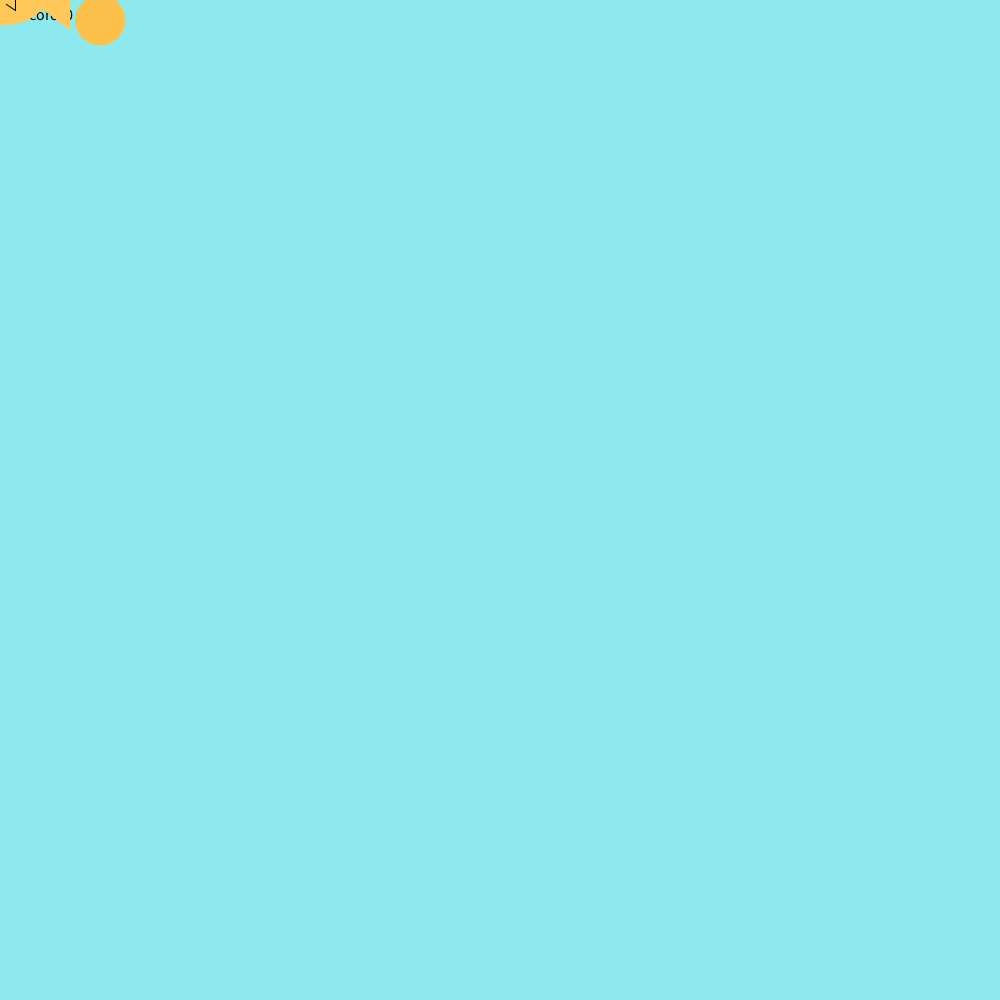
Frame 1 (no input)
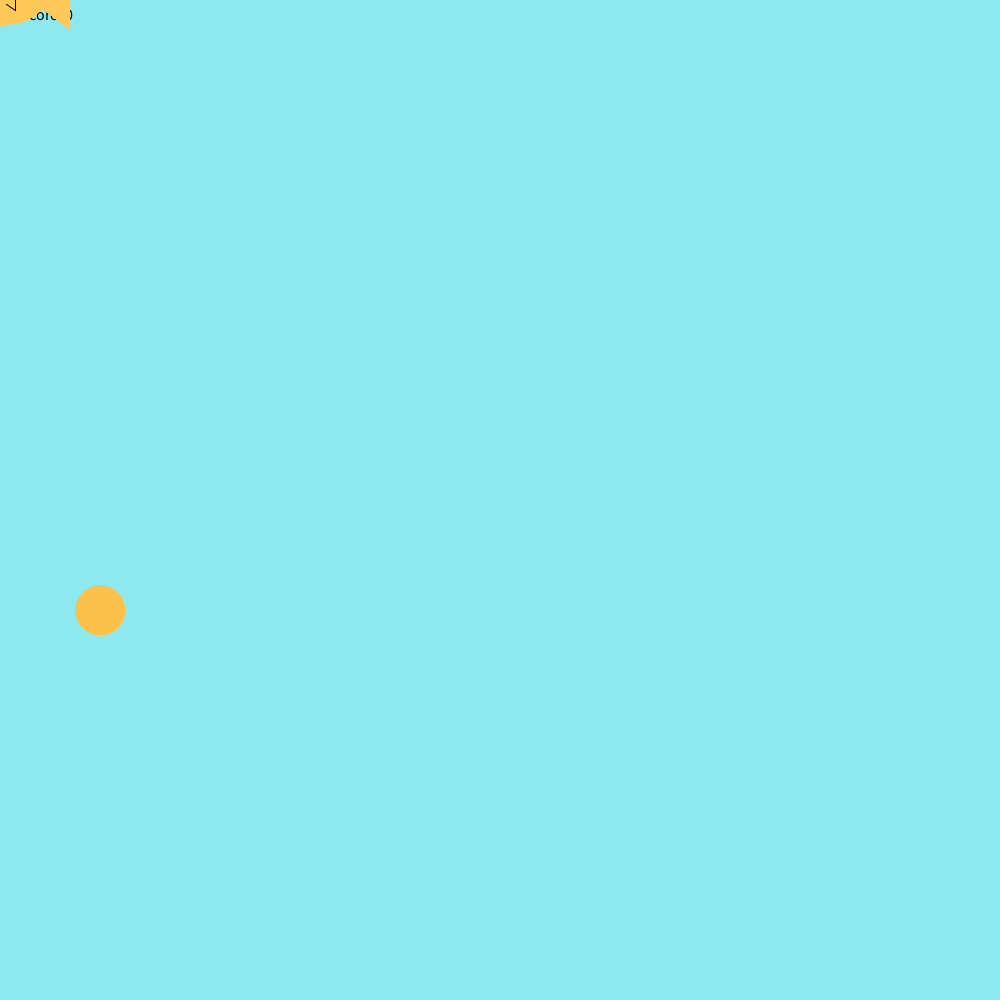
Frame 60 (the mouse pressed at the canvas centre just before this capture)
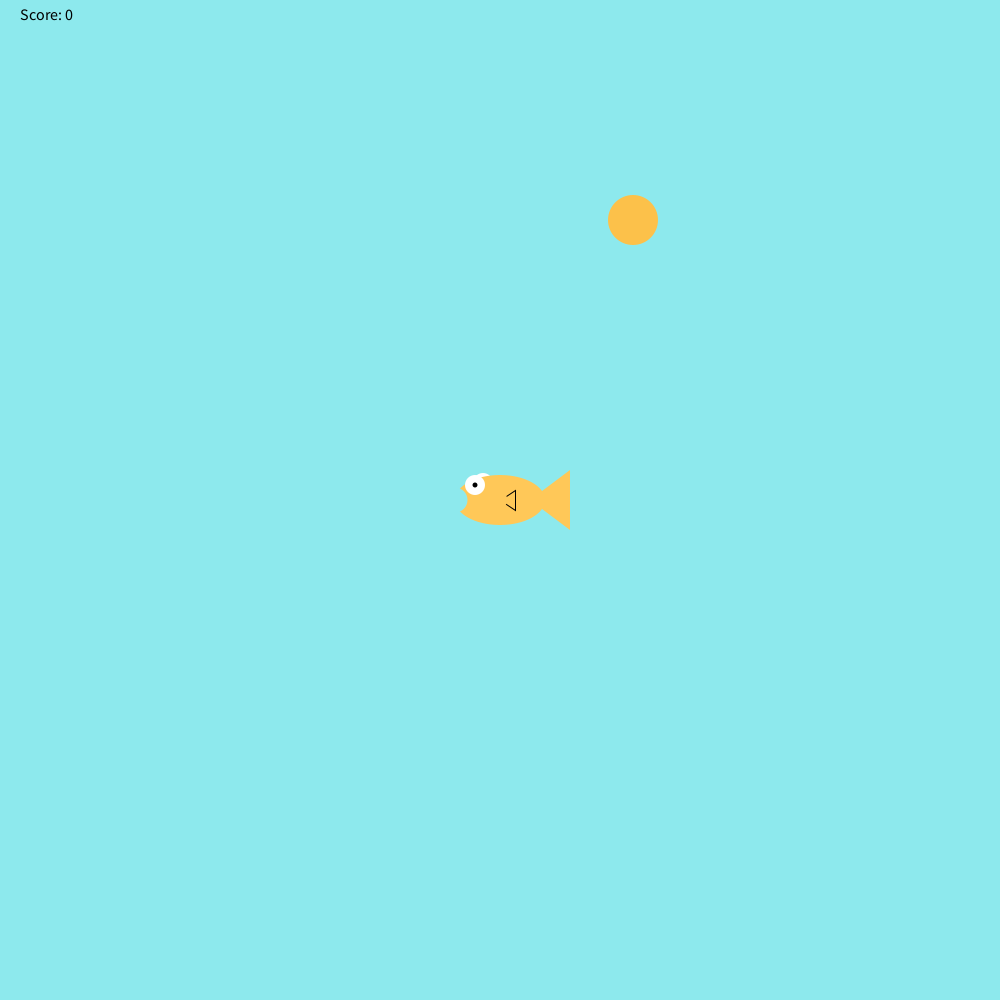
Frame 120 (the mouse held since frame 60 and released just before this capture)

The Processing sketch that drew these frames (run headless with seeded random() and noise(); from frame 60 on, the mouse is pressed at the canvas centre):

// Processing sketch: Fish_Feed
// ── Fish_Feed.pde
int Score = 0;
int foodX = 100;
int foodY = 20;
int foodS = 10;
int TScore = 0;
void setup () {
  size(1000, 1000);
}
void draw () {
  background(141, 233, 237);
  fill(#FCC14A);
  noStroke();
  ellipse(foodX, foodY, 50, 50);
  foodY+=foodS;
  if (foodY>height) {
    foodY=20;
    foodX = (int) random(width-20);
    ellipse(foodX, foodY, 50, 50); 
  }
  fill (0, 0, 0);
  textSize(16);
  text("Score: " + Score, 20, 20);



  drawFish(); 
  checkCatch (foodX, foodY);
}
void checkCatch(int x, int y) {
  if (x > mouseX && x < mouseX+70) {
    if (y > mouseY-17 && y < mouseY+30) {
      Score++;
      TScore++;
      foodY = 20; //if the food was eaten, make more food fall from the top
      foodX = (int) random(width-20);
      if (TScore>10) {
        TScore=0;
        foodS += 5;
      }
    }
  } else if (foodY > height && Score > 0) {
    Score--;
  }
}
void drawFish() {
  noStroke();
  fill(255, 255, 255);
  ellipse(mouseX-17, mouseY-17, 20, 20); //back side eye
  fill(255, 200, 88);
  ellipse(mouseX, mouseY, 90, 50); //body
  triangle(mouseX+30, mouseY, mouseX+70, mouseY+30, mouseX+70, mouseY-30); //tail
  stroke(0);
  triangle(mouseX, mouseY, mouseX+15, mouseY+10, mouseX+15, mouseY-10); //side fin
  noStroke();
  fill(255, 200, 88);
  ellipse(mouseX, mouseY, 15, 15); //side fin cover
  noStroke();
  fill(255, 255, 255);
  ellipse(mouseX-25, mouseY-15, 20, 20); //front eye
  fill(0, 0, 0);
  ellipse(mouseX-25, mouseY-15, 5, 5); //pupil
  fill(141, 233, 237);
  ellipse(mouseX-45, mouseY, 25, 25); //mouth
}
